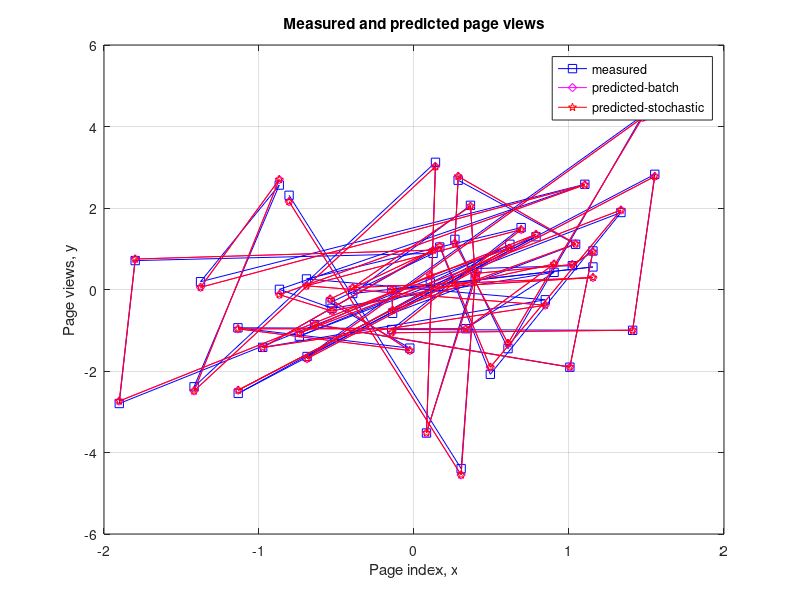
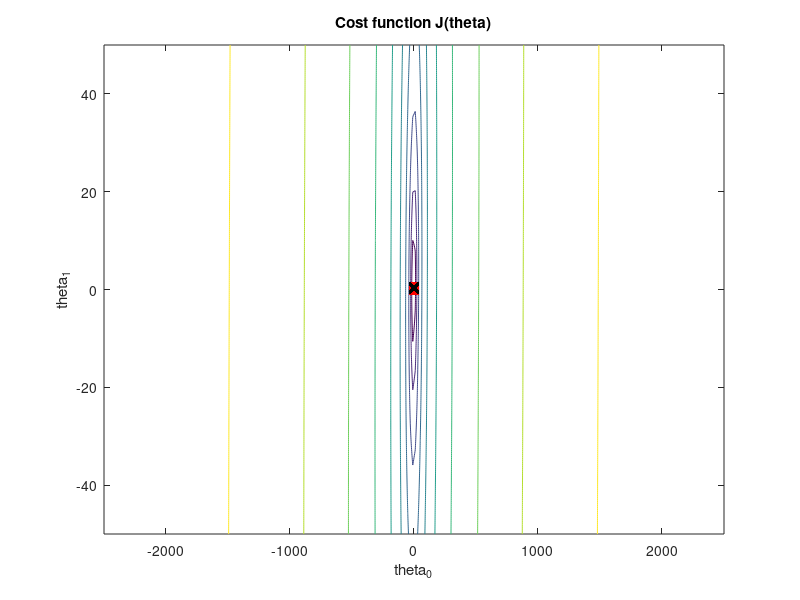

Recreate these plots in MATLAB, in order.
clear ;
close all;
% x = [1:50].';
gkiou = randn(2,1);
%y = [4554 3014 2171 1891 1593 1532 1416 1326 1297 1266 ...
%	1248 1052 951 936 918 797 743 665 662 652 ...
%	629 609 596 590 582 547 486 471 462 435 ...
%	424 403 400 386 386 384 384 383 370 365 ...
%	360 358 354 347 320 319 318 311 307 290 ].';
%
% x = [ ones(50,1) x]; % Add a column of ones to x
x = randn(50,2);
y = x * gkiou + 0.1 * randn(50,1);
m = length(y); % store the number of training examples
n = size(x,2); % number of features
theta_batch_vec = [0 0]';
theta_stoch_vec = [0 0]';
alpha = 0.002;
err = [0 0]';
theta_batch_vec_v = zeros(10000,2);
theta_stoch_vec_v = zeros(50*10000,2);
for kk = 1:10000
	% batch gradient descent - loop over all training set
	h_theta_batch = (x*theta_batch_vec);
	h_theta_batch_v = h_theta_batch*ones(1,n);
	y_v = y*ones(1,n);
	theta_batch_vec = theta_batch_vec - alpha*1/m*sum((h_theta_batch_v - y_v).*x).';
	theta_batch_vec_v(kk,:) = theta_batch_vec;
	%j_theta_batch(kk) = 1/(2*m)*sum((h_theta_batch - y).^2);

	% stochastic gradient descent - loop over one training set at a time
	for (jj = 1:50)
% 		gk = randn(1, 2); h_theta_stoch = gk * theta_stoch_vec; ygk = gk * gkiou + randn(1,1);
		h_theta_stoch = (x(jj,:)*theta_stoch_vec);
		h_theta_stoch_v = h_theta_stoch*ones(1,n);
		y_v = y(jj,:)*ones(1,n);
% 		y_v = ygk * ones(1,n);
		theta_stoch_vec = theta_stoch_vec - alpha*1/m*((h_theta_stoch_v - y_v).*x(jj,:)).';
		%j_theta_stoch(kk,jj) = 1/(2*m)*sum((h_theta_stoch - y).^2);
		theta_stoch_vec_v(50*(kk-1)+jj,:) = theta_stoch_vec;
	end
end

figure;
plot(x(:,2),y,'bs-');
hold on
plot(x(:,2),x*theta_batch_vec,'md-');
plot(x(:,2),x*theta_stoch_vec,'rp-');
legend('measured', 'predicted-batch','predicted-stochastic');
grid on;
xlabel('Page index, x');
ylabel('Page views, y');
title('Measured and predicted page views');

j_theta = zeros(250, 250);   % initialize j_theta
theta0_vals = linspace(-2500, 2500, 250);
theta1_vals = linspace(-50, 50, 250);
for i = 1:length(theta0_vals)
	  for j = 1:length(theta1_vals)
		theta_val_vec = [theta0_vals(i) theta1_vals(j)]';
		h_theta = (x*theta_val_vec);
		j_theta(i,j) = 1/(2*m)*sum((h_theta - y).^2);
    end
end
figure;
contour(theta0_vals,theta1_vals,10*log10(j_theta.'))
xlabel('theta_0'); ylabel('theta_1')
title('Cost function J(theta)');
hold on;
plot(theta_stoch_vec_v(:,1),theta_stoch_vec_v(:,2),'rs');
plot(theta_batch_vec_v(:,1),theta_batch_vec_v(:,2),'kx');
